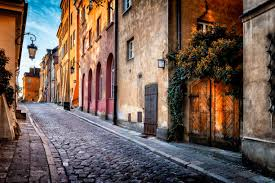
#> input picture Digital Image Processing Programs/Images/Restoration.jpg, 275 x 183 px, found by its file name
$ python Restoration.py
#> lines starting #> are read from the running program, lines starting #| are printed output that depends on the picture
'''Program for Image restoration.'''

import cv2

def restore_image(input_image_path, output_image_path, kernel_size=3):
    # Read the input image
#> called with input_image_path = 'Restoration.jpg', output_image_path = 'restored_image.jpg', kernel_size = 3
    input_image = cv2.imread(input_image_path)
#> input_image is the input picture: shape (183, 275, 3); mean B, G, R 87, 96, 115.2

    # Convert the image to grayscale
    grayscale_image = cv2.cvtColor(input_image, cv2.COLOR_BGR2GRAY)
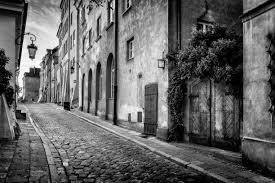
#> grayscale_image: shape (183, 275); min 0, max 254, mean 100.7

    # Apply median filtering to remove noise
    restored_image = cv2.medianBlur(grayscale_image, kernel_size)
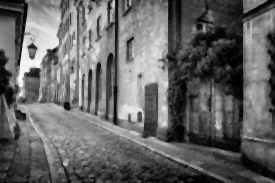
#> restored_image: shape (183, 275); min 0, max 253, mean 100.8

    # Write the restored image
    cv2.imwrite(output_image_path, restored_image)

# Example usage
input_image_path = 'Restoration.jpg'
output_image_path = 'restored_image.jpg'
kernel_size = 3  # Size of the median filter kernel (odd integer)

restore_image(input_image_path, output_image_path, kernel_size)

$ run again, with Digital Image Processing Programs/Images/Bit_slicing.jpg copied over Digital Image Processing Programs/Images/Restoration.jpg
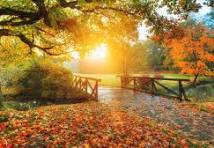
#> input picture Digital Image Processing Programs/Images/Bit_slicing.jpg, 214 x 148 px, found by its file name
#> in restore_image, input_image is the input picture: shape (148, 214, 3); mean B, G, R 59.8, 119.7, 159.6
#> in restore_image, `grayscale_image = cv2.cvtColor(input_image, cv2.COLOR_BGR2GRAY)`:
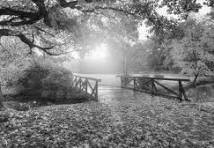
#> grayscale_image: shape (148, 214); min 7, max 254, mean 124.8
#> in restore_image, `restored_image = cv2.medianBlur(grayscale_image, kernel_size)`:
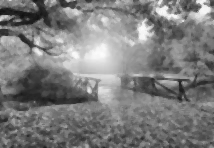
#> restored_image: shape (148, 214); min 15, max 252, mean 124.5

$ run again, with Digital Image Processing Programs/Images/Compression.jpg copied over Digital Image Processing Programs/Images/Restoration.jpg
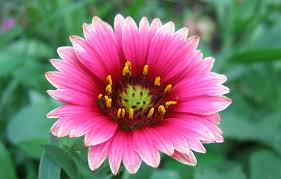
#> input picture Digital Image Processing Programs/Images/Compression.jpg, 281 x 179 px, found by its file name
#> in restore_image, input_image is the input picture: shape (179, 281, 3); mean B, G, R 112.3, 115.6, 128.9
#> in restore_image, `grayscale_image = cv2.cvtColor(input_image, cv2.COLOR_BGR2GRAY)`:
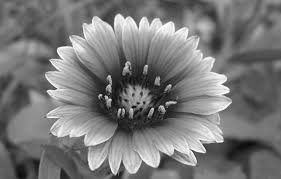
#> grayscale_image: shape (179, 281); min 8, max 255, mean 119.2

$ run again, with Digital Image Processing Programs/Images/Falls_Arth_Logi.jpg copied over Digital Image Processing Programs/Images/Restoration.jpg
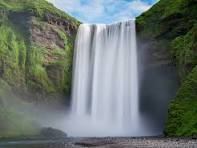
#> input picture Digital Image Processing Programs/Images/Falls_Arth_Logi.jpg, 197 x 148 px, found by its file name
#> in restore_image, input_image is the input picture: shape (148, 197, 3); mean B, G, R 113.8, 118.3, 108.7
#> in restore_image, `grayscale_image = cv2.cvtColor(input_image, cv2.COLOR_BGR2GRAY)`:
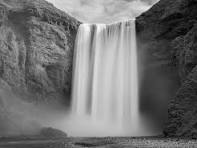
#> grayscale_image: shape (148, 197); min 1, max 252, mean 115
